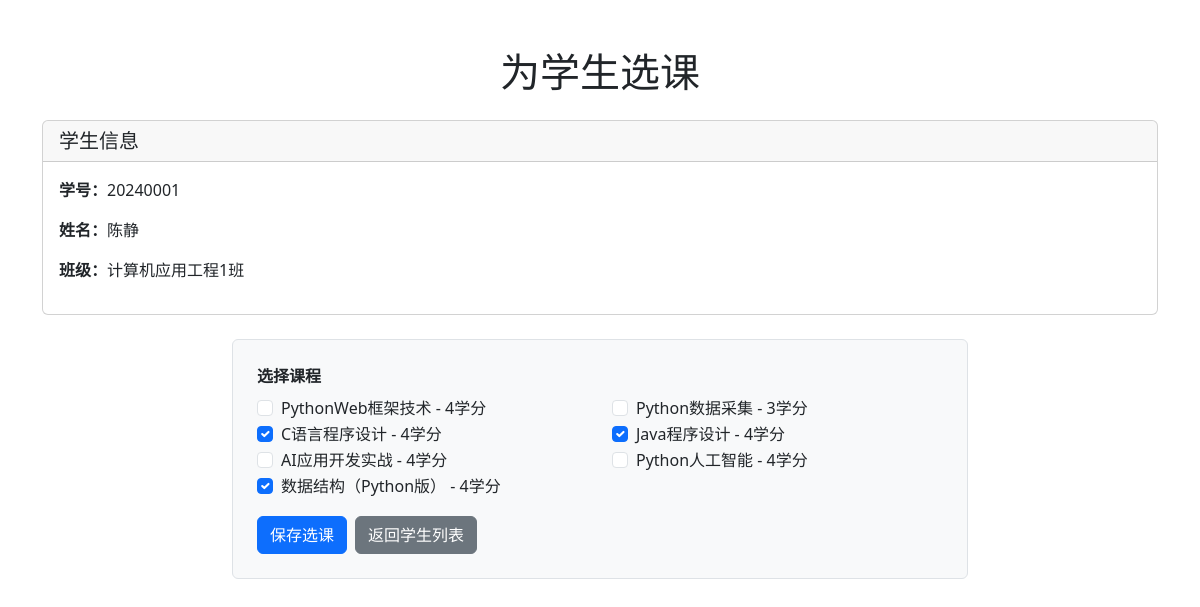
Screenshot of /student/enroll/3/ with the database file from the repository.
### student/models.py (models this page shows, shortened)
class Student(models.Model):
    student_id = models.CharField(max_length=20, unique=True, verbose_name='学号')
    name = models.CharField(max_length=50, verbose_name='姓名')
    birthday = models.DateField(verbose_name='生日')
    GENDER_CHOICES = (
        ('male', '男'),
        ('female', '女'),
    )
    gender = models.CharField(max_length=10, choices=GENDER_CHOICES, verbose_name='性别')
    phone = models.CharField(max_length=20, verbose_name='电话')
    email = models.EmailField(verbose_name='邮箱')
    address = models.CharField(max_length=200, verbose_name='家庭地址')
    avatar = models.ImageField(upload_to='avatars/', verbose_name='头像', blank=True, null=True)
    class_field = models.ForeignKey('classes.Class', on_delete=models.SET_NULL, verbose_name='班级', blank=True, null=True, related_name='students')
    courses = models.ManyToManyField('course.Course', verbose_name='所选课程', blank=True, related_name='students')
    class Meta:
        verbose_name = '学生'
        verbose_name_plural = '学生'

### classes/models.py (models this page shows, shortened)
class Class(models.Model):
    name = models.CharField(max_length=100, verbose_name='班级名称')
    class Meta:
        db_table = 'classes'
        verbose_name = '班级'
        verbose_name_plural = '班级'

### course/models.py (models this page shows, shortened)
class Course(models.Model):
    name = models.CharField(max_length=100, verbose_name='课程名称')
    credits = models.IntegerField(verbose_name='学分')
    hours = models.IntegerField(verbose_name='课时')
    description = models.TextField(blank=True, null=True, verbose_name='课程描述')
    class Meta:
        db_table = 'courses'
        verbose_name = '课程'
        verbose_name_plural = '课程'

### student/views.py (the view)
# urls.py: path('enroll/<int:pk>/', views.enroll_course, name='enroll_course'),
def enroll_course(request, pk):
    student = get_object_or_404(Student, pk=pk)
    all_courses = Course.objects.all()
    enrolled_courses = student.courses.all()
    if request.method == 'POST':
        course_ids = request.POST.getlist('courses')
        student.courses.set(course_ids)
        student.save()
        return redirect('student:list_student')
    context = {
        'student': student,
        'all_courses': all_courses,
        'enrolled_courses': enrolled_courses
    }
    return render(request, 'student/enroll_course.html', context)

### student/templates/student/enroll_course.html (shortened to what this page needs)
<!DOCTYPE html>
<html lang="zh-CN">
<head>
    <link href="https://fastly.jsdelivr.net/npm/bootstrap@5.3.0/dist/css/bootstrap.min.css" rel="stylesheet">
</head>
<body>
    <div class="container mt-5">
        <h1 class="text-center mb-4">为学生选课</h1>
        <div class="card mb-4">
            <div class="card-header">
                <h5 class="mb-0">学生信息</h5>
            </div>
            <div class="card-body">
                <p><strong>学号：</strong>{{ student.student_id }}</p>
                <p><strong>姓名：</strong>{{ student.name }}</p>
                <p><strong>班级：</strong>{{ student.class_field.name|default:"未分配" }}</p>
            </div>
        </div>
        <div class="row justify-content-center">
            <div class="col-md-8">
                <form method="post" class="border p-4 rounded bg-light">
                    <div class="mb-3">
                        <label class="form-label"><strong>选择课程</strong></label>
                        <div class="row">
                            {% for course in all_courses %}
                            <div class="col-md-6">
                                <div class="form-check">
                                    <input class="form-check-input" type="checkbox" name="courses" value="{{ course.pk }}" id="course_{{ course.pk }}" {% if course in enrolled_courses %}checked{% endif %}>
                                    <label class="form-check-label" for="course_{{ course.pk }}">
                                        {{ course.name }} - {{ course.credits }}学分
                                    </label>
                                </div>
                            </div>
                            {% empty %}
                            <div class="col-12">
                                <p class="text-muted">暂无课程可供选择</p>
                            </div>
                            {% endfor %}
                        </div>
                    </div>
                    <div class="d-flex gap-2">
                        <button type="submit" class="btn btn-primary">保存选课</button>
                        <a href="{% url 'student:list_student' %}" class="btn btn-secondary">返回学生列表</a>
                    </div>
                </form>
            </div>
        </div>
    </div>
</body>
</html>

### rows the page displays
Student: student_id "20240001", name "陈静", class_field.name "计算机应用工程1班"
Course: name "PythonWeb框架技术", credits "4"
Course: name "Python数据采集", credits "3"
Course: courses "☑", name "C语言程序设计", credits "4"
Course: courses "☑", name "Java程序设计", credits "4"
Course: name "AI应用开发实战", credits "4"
Course: name "Python人工智能", credits "4"
Course: courses "☑", name "数据结构（Python版）", credits "4"
